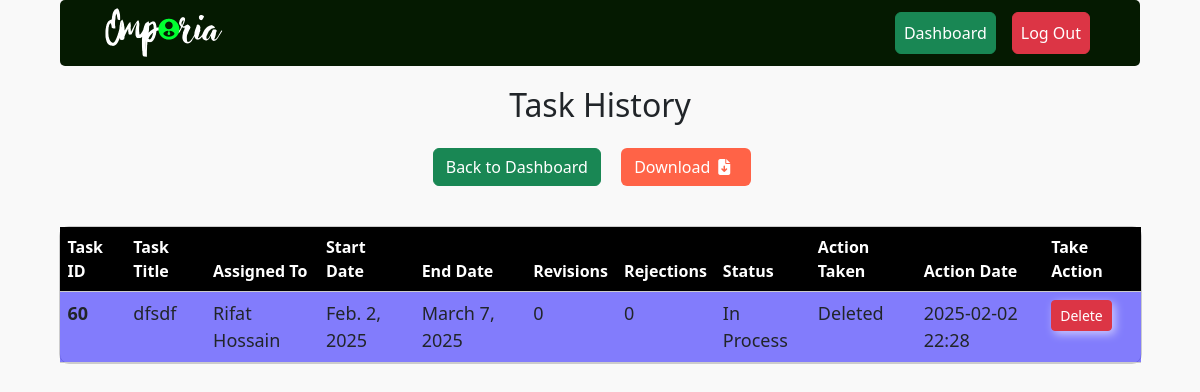
/task-history/ (signed in), run on the app's committed database.
### dashboard/models.py (models this page shows, shortened)
class TaskHistoryKeeper(models.Model):
    task_id = models.IntegerField()  # Store the task ID separately
    task_title = models.CharField(max_length=255)
    description = models.TextField()
    assigned_to = models.CharField(max_length=50, default='employee_name')  # The employee assigned the task
    start_date = models.DateField()
    end_date = models.DateField()
    extended_date = models.DateField(null=True, blank=True)
    revision_count = models.IntegerField(default=0)
    rejected_count = models.IntegerField(default=0)
    status = models.CharField(max_length=50)
    action_taken = models.CharField(max_length=50, choices=[('Approved', 'Approved'), ('Deleted', 'Deleted')])  # Track if task was approved or deleted
    action_date = models.DateTimeField(auto_now_add=True)  # Timestamp when stored

### dashboard/views.py (the view)
# urls.py: path('task-history/', views.task_history_view, name='task_history'),
@login_required
def task_history_view(request):
    if not request.user.is_staff:
        return redirect('dashboard')
    task_history = TaskHistoryKeeper.objects.all().order_by('-action_date')  # Show latest actions first
    return render(request, 'task_history.html', {'task_history': task_history})

### dashboard/templates/task_history.html (shortened to what this page needs)
{% extends 'base.html' %} {% block content %}
<div style="width: 95%; margin: auto">
  <div
    class="msg-header"
    style="text-align: center; margin-bottom: 40px; margin-top: 20px"
  >
    <h2>Task History</h2>
    <a class="btn btn-success mt-3" href="{% url 'dashboard' %}"
      >Back to Dashboard</a
    >
    <a
      href="{% url 'export_task_history' %}"
      class="btn mt-3 mx-3"
      style="background-color: tomato; color: white"
      >Download<i class="fa-solid fa-file-arrow-down mx-2"></i
    ></a>
  </div>
  {% if task_history %}
  <table class="table table-hover" style="width: 95%; margin: auto">
    <thead>
      <tr style="background-color: black; color: white">
        <th>Task ID</th>
        <th>Task Title</th>
        <th>Assigned To</th>
        <th>Start Date</th>
        <th>End Date</th>
        <th>Revisions</th>
        <th>Rejections</th>
        <th>Status</th>
        <th>Action Taken</th>
        <th>Action Date</th>
        <th>Take Action</th>
      </tr>
    </thead>
    <tbody>
      {% for task in task_history %}
      <tr
        style="
                    {% if task.status == 'Completed' %} background-color:rgba(0, 255, 51, .5);
                    {% elif task.status == 'Date Over' %} background-color: rgba(254, 0, 0, .5);
                    {% elif task.status == 'In Process' %} background-color: rgba(13, 0, 255, .5);
                    {% elif task.status == 'Pending Approval' %} background-color: rgba(255, 255, 0, 0.5);
                    {% else %} background-color: rgba(255, 115, 0, .5);
                    {% endif %}
                    font-size:18px;
                "
      >
        <td><strong>{{ task.task_id }}</strong></td>
        <td>{{ task.task_title|truncatechars:30 }}</td>
        <td>{{ task.assigned_to }}</td>
        <td>{{ task.start_date }}</td>
        <td>{{ task.end_date }}</td>
        <td>{{ task.revision_count }}</td>
        <td>{{ task.rejected_count }}</td>
        <td>{{ task.status }}</td>
        <td>{{ task.action_taken }}</td>
        <td>{{ task.action_date|date:"Y-m-d H:i" }}</td>
        <td>
          <button
            type="button"
            class="btn btn-danger btn-sm"
            data-bs-toggle="modal"
            data-bs-target="#delete-confirmation-{{ task.task_id }}"
            style="box-shadow: 3px 3px 10px rgba(255, 255, 255, 0.6)"
          >
            Delete
          </button>
        </td>
      </tr>
      {% endfor %}
    </tbody>
  </table>
  {% else %}
  <div class="text-center" style="margin-top: 20px">
    <h4 style="color:tomato">No Task Deleted Yet</h4>
  </div>
  {% endif %}
</div>
{% endblock %}

### templates/base.html (style rules this page uses)
body { background-color: #f9f9f9; }
.table { width: 500px; border-collapse: separate; border-spacing: 0; border-radius: 10px; border: 1px solid #ccc; }

### data on the page
TaskHistoryKeeper: task_id "60", task_title "dfsdf", assigned_to "Rifat Hossain", start_date "Feb. 2, 2025", end_date "March 7, 2025", revision_count "0", rejected_count "0", status "In Process", action_taken "Deleted", action_date "2025-02-02 22:28"
